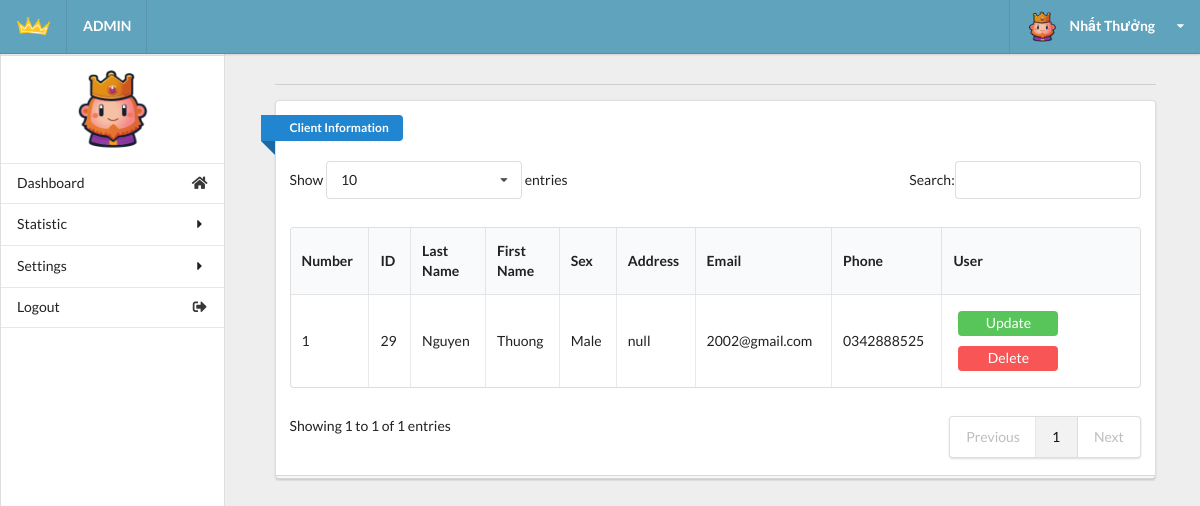
Before: /admin/admin.php?act=client (signed in) with the older database file.
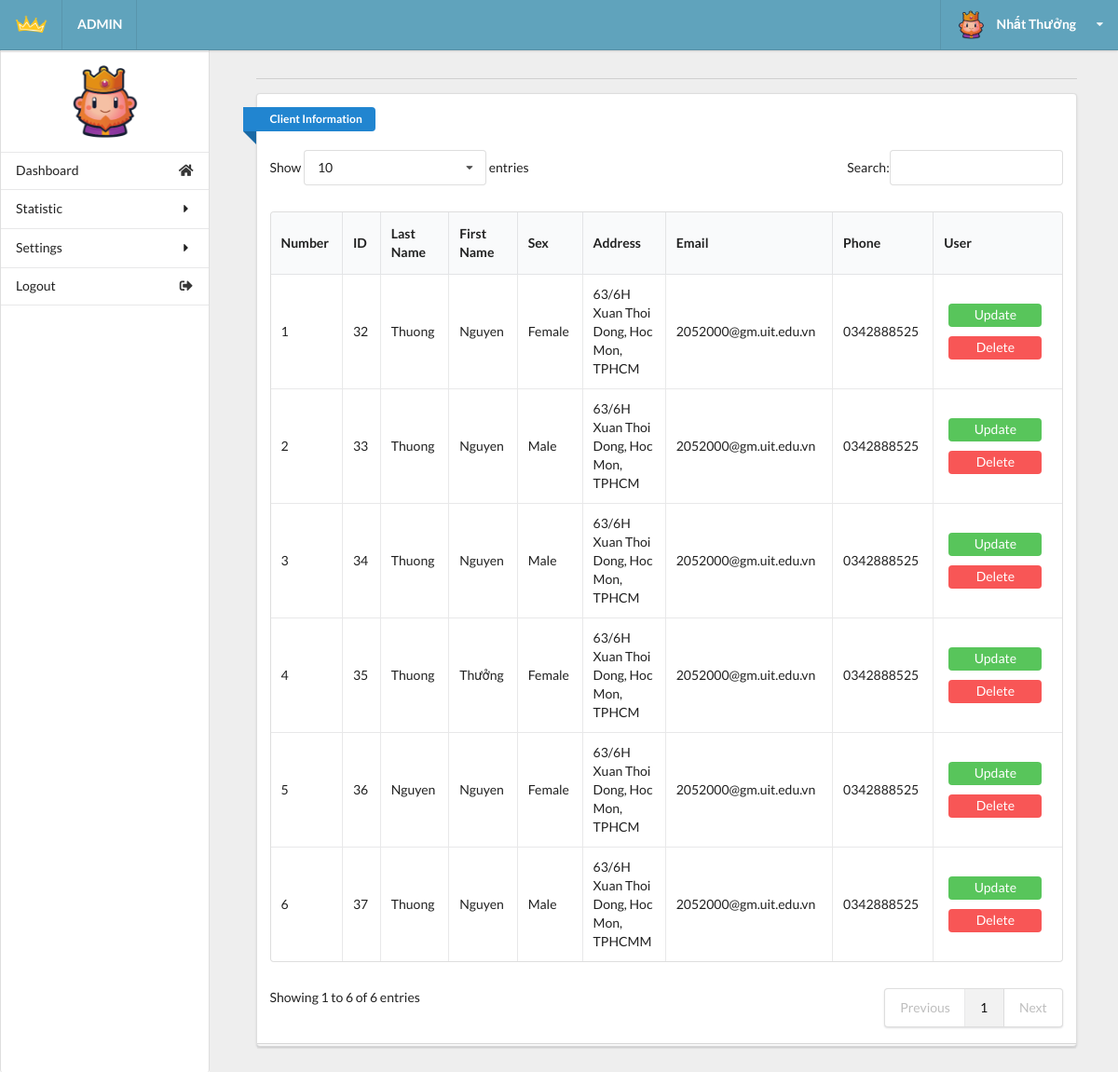
After: the same page with the newer database file.
### tables this page shows
CREATE TABLE `tbl_client` (
  `id` int(11) NOT NULL,
  `fname` varchar(50) NOT NULL,
  `lname` varchar(50) NOT NULL,
  `sex` tinyint(1) NOT NULL,
  `address` varchar(255) NOT NULL,
  `email` varchar(50) NOT NULL,
  `phone` varchar(13) NOT NULL,
  `user` varchar(255) NOT NULL,
  `password` varchar(255) NOT NULL
);

### model/clientdb.php (called while the page is built, shortened)
<?php
function getall_client(){
    $conn=connectdb();
    $stmt = $conn->prepare("SELECT * FROM tbl_client");
    $stmt->execute();
    $kq=$stmt->fetchAll();
    return $kq;
}
?>

### admin/client.php (the view, shortened to what this page needs)
<div class="right floated thirteen wide computer sixteen wide phone column" id="content">
  <div class="ui container grid">
    <div class="row">
      <div class="fifteen wide computer sixteen wide phone centered column center-table">
        <div class="ui divider"></div>
        <div class="ui grid">
          <div class="sixteen wide computer sixteen wide phone centered column">
            <div class="ui stacked segment">
              <div class="ui blue ribbon icon label">Client Information</div>
              <br><br>
              <table id="example" class="ui celled table responsive nowrap unstackable" style="width:100%">
                <thead>
                  <tr>
                    <th>Number</th>
                    <th>ID</th>
                    <th>Last Name</th>
                    <th>First Name</th>
                    <th>Sex</th>
                    <th>Address</th>
                    <th>Email</th>
                    <th>Phone</th>
                    <th>User</th>
                  </tr>
                </thead>
                <?php
                  if (isset($kq) && (count($kq) > 0)) {
                    $i = 1;
                    foreach ($kq as $client) {
                      $sex='';
                      if($client['sex']==1)
                      {
                        $sex='Male';
                      }
                      elseif($client['sex']==2)
                      {
                        $sex='Female';
                      }
                      elseif($client['sex']==3)
                      {
                        $sex='Other';
                      }
                      else
                      {
                        $sex='None';
                      }
                      echo '
                        <tr>
                          <td>'.$i.'</td>
                          <td>'.$client['id'].'</td>
                          <td>'.$client['lname'].'</td>
                          <td>'.$client['fname'].'</td>
                          <td>'.$sex.'</td>
                          <td>'.$client['address'].'</td>
                          <td>'.$client['email'].'</td>
                          <td>'.$client['phone'].'</td>
                          <td>
                            <button  class="button-update"><a class="change-a" href="admin.php?act=updateform_client&id='.$client['id'].'">Update</a></button>
                            <button  class="button-delete"><a class="change-a" href="admin.php?act=del_client&id='.$client['id'].'">Delete</a></button>
                          </td>
                        </tr>';
                      $i++;
                    }
                  }
                ?>
              </table>
            </div>
          </div>
        </div>
      </div>
    </div>
  </div>
</div>
</div>
</body>
</html>

Changed rows visible on the page:
removed tbl_client: id "29", lname "Nguyen", fname "Thuong", sex "Male", address "null", email "2002@gmail.com", phone "0342888525"
added tbl_client: id "32", lname "Thuong", fname "Nguyen", sex "Female", address "63/6H Xuan Thoi Dong, Hoc Mon, TPHCM", email "2052000@gm.uit.edu.vn", phone "0342888525"
added tbl_client: id "33", lname "Thuong", fname "Nguyen", sex "Male", address "63/6H Xuan Thoi Dong, Hoc Mon, TPHCM", email "2052000@gm.uit.edu.vn", phone "0342888525"
added tbl_client: id "34", lname "Thuong", fname "Nguyen", sex "Male", address "63/6H Xuan Thoi Dong, Hoc Mon, TPHCM", email "2052000@gm.uit.edu.vn", phone "0342888525"
added tbl_client: id "35", lname "Thuong", fname "Thưởng", sex "Female", address "63/6H Xuan Thoi Dong, Hoc Mon, TPHCM", email "2052000@gm.uit.edu.vn", phone "0342888525"
added tbl_client: id "36", lname "Nguyen", fname "Nguyen", sex "Female", address "63/6H Xuan Thoi Dong, Hoc Mon, TPHCM", email "2052000@gm.uit.edu.vn", phone "0342888525"
added tbl_client: id "37", lname "Thuong", fname "Nguyen", sex "Male", address "63/6H Xuan Thoi Dong, Hoc Mon, TPHCMM", email "2052000@gm.uit.edu.vn", phone "0342888525"
Other visible differences:
text written by a page script: "Show 10 entries Search: Showing 1 to 1 of 1 entries Previous 1 Next" → "Show 10 entries Search: Showing 1 to 6 of 6 entries Previous 1 Next"
